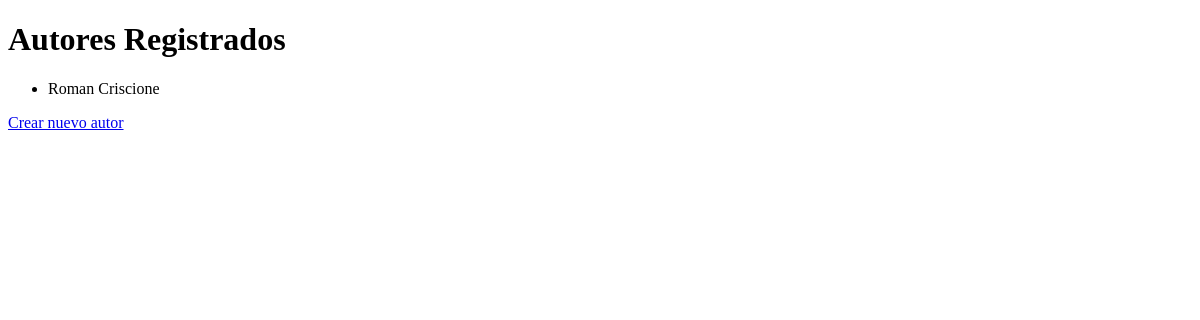
Page /listar-autores/ on the earlier database version.
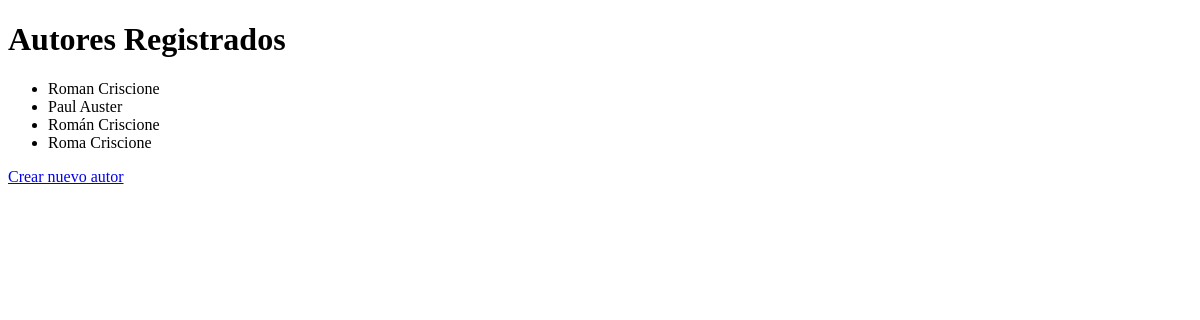
Same page on the later database version.
### appdeautores/models.py (models this page shows, shortened)
class Autor(models.Model):
    nombre = models.CharField(max_length=100)
    apellido = models.CharField(max_length=100)
    email = models.EmailField()

### appdeautores/views.py (the view)
# urls.py: path('listar-autores/', views.listar_autores, name='listar_autores'),
def listar_autores(request):
    autores = Autor.objects.all()
    return render(request, 'appdeautores/listar_autores.html', {'autores': autores})

### appdeautores/templates/appdeautores/listar_autores.html (shortened to what this page needs)
<!DOCTYPE html>
<html lang="es">
<head>
</head>
<body>
    <h1>Autores Registrados</h1>
    {% if autores %}
        <ul>
            {% for autor in autores %}
                <li>{{ autor.nombre }} {{ autor.apellido }}</li>
            {% endfor %}
        </ul>
    {% else %}
        <p>No hay autores cargados.</p>
    {% endif %}
    <a href="{% url 'crear_autor' %}">Crear nuevo autor</a>
</body>
</html>

Differences in the rows shown:
added Autor: nombre "Paul", apellido "Auster"
added Autor: nombre "Román", apellido "Criscione"
added Autor: nombre "Roma", apellido "Criscione"
